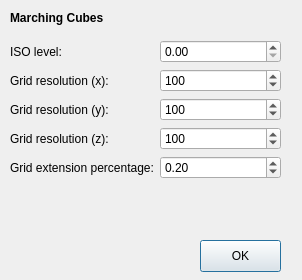
<?xml version="1.0" encoding="UTF-8"?>
<ui version="4.0">
 <class>MarchingCubesParamsDialog</class>
 <widget class="QDialog" name="MarchingCubesParamsDialog">
  <property name="geometry">
   <rect>
    <x>0</x>
    <y>0</y>
    <width>302</width>
    <height>280</height>
   </rect>
  </property>
  <property name="windowTitle">
   <string>Dialog</string>
  </property>
  <widget class="QLabel" name="label">
   <property name="geometry">
    <rect>
     <x>10</x>
     <y>10</y>
     <width>141</width>
     <height>16</height>
    </rect>
   </property>
   <property name="font">
    <font>
     <weight>75</weight>
     <bold>true</bold>
    </font>
   </property>
   <property name="text">
    <string>Marching Cubes </string>
   </property>
  </widget>
  <widget class="QWidget" name="formLayoutWidget">
   <property name="geometry">
    <rect>
     <x>10</x>
     <y>40</y>
     <width>271</width>
     <height>181</height>
    </rect>
   </property>
   <layout class="QFormLayout" name="formLayout">
    <item row="0" column="0">
     <widget class="QLabel" name="label_2">
      <property name="text">
       <string>ISO level:</string>
      </property>
     </widget>
    </item>
    <item row="0" column="1">
     <widget class="QDoubleSpinBox" name="isoLevelSpinBox">
      <property name="maximum">
       <double>1.000000000000000</double>
      </property>
      <property name="singleStep">
       <double>0.050000000000000</double>
      </property>
      <property name="value">
       <double>0.000000000000000</double>
      </property>
     </widget>
    </item>
    <item row="1" column="0">
     <widget class="QLabel" name="label_3">
      <property name="text">
       <string>Grid resolution (x):</string>
      </property>
     </widget>
    </item>
    <item row="1" column="1">
     <widget class="QSpinBox" name="gridResolutionXSpinBox">
      <property name="maximum">
       <number>9999</number>
      </property>
      <property name="value">
       <number>100</number>
      </property>
     </widget>
    </item>
    <item row="2" column="0">
     <widget class="QLabel" name="label_4">
      <property name="text">
       <string>Grid resolution (y):</string>
      </property>
     </widget>
    </item>
    <item row="3" column="0">
     <widget class="QLabel" name="label_5">
      <property name="text">
       <string>Grid resolution (z):</string>
      </property>
     </widget>
    </item>
    <item row="2" column="1">
     <widget class="QSpinBox" name="gridResolutionYSpinBox">
      <property name="maximum">
       <number>9999</number>
      </property>
      <property name="value">
       <number>100</number>
      </property>
     </widget>
    </item>
    <item row="3" column="1">
     <widget class="QSpinBox" name="gridResolutionZSpinBox">
      <property name="maximum">
       <number>9999</number>
      </property>
      <property name="value">
       <number>100</number>
      </property>
     </widget>
    </item>
    <item row="4" column="0">
     <widget class="QLabel" name="label_6">
      <property name="text">
       <string>Grid extension percentage:</string>
      </property>
     </widget>
    </item>
    <item row="4" column="1">
     <widget class="QDoubleSpinBox" name="gridExtensionPercentageSpinBox">
      <property name="singleStep">
       <double>0.050000000000000</double>
      </property>
      <property name="value">
       <double>0.200000000000000</double>
      </property>
     </widget>
    </item>
   </layout>
  </widget>
  <widget class="QPushButton" name="okButton">
   <property name="geometry">
    <rect>
     <x>200</x>
     <y>240</y>
     <width>81</width>
     <height>32</height>
    </rect>
   </property>
   <property name="text">
    <string>OK</string>
   </property>
  </widget>
 </widget>
 <resources/>
 <connections>
  <connection>
   <sender>okButton</sender>
   <signal>clicked()</signal>
   <receiver>MarchingCubesParamsDialog</receiver>
   <slot>accept()</slot>
   <hints>
    <hint type="sourcelabel">
     <x>240</x>
     <y>255</y>
    </hint>
    <hint type="destinationlabel">
     <x>150</x>
     <y>139</y>
    </hint>
   </hints>
  </connection>
 </connections>
</ui>
